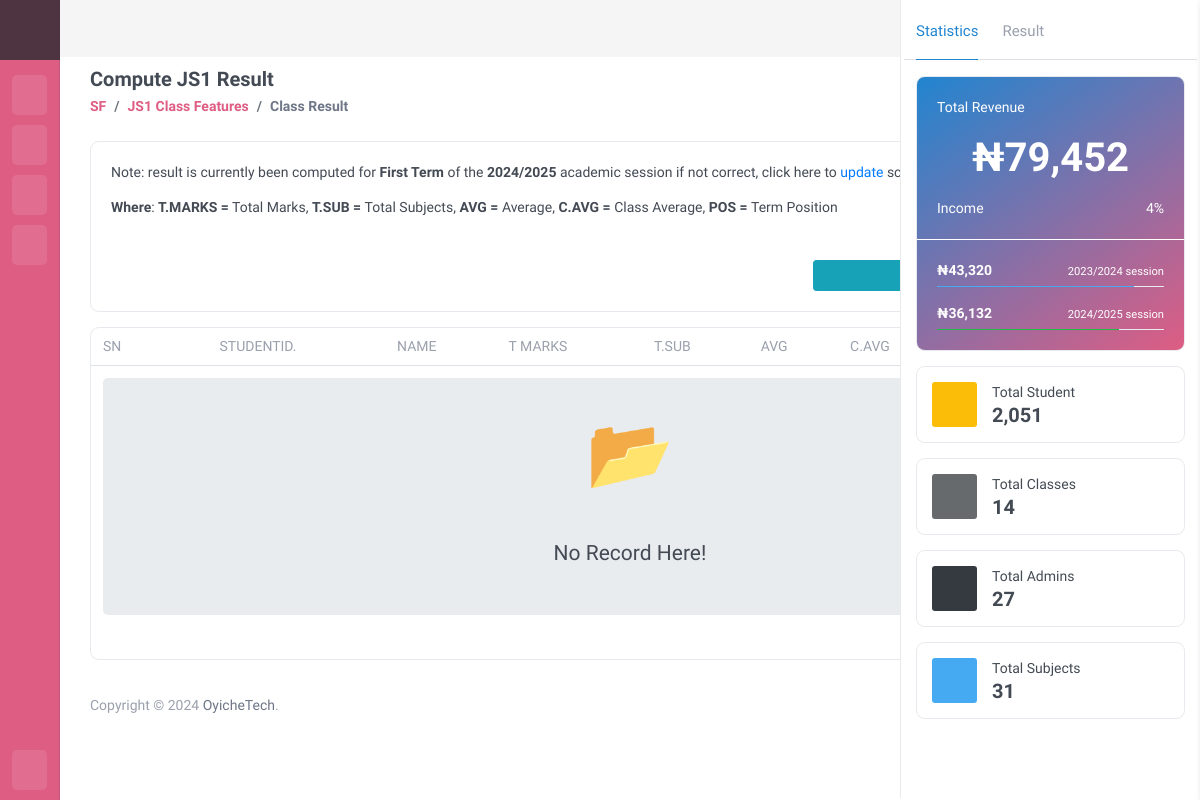
The page /sch/compute_results/3 (signed in) on the database its author committed.
### oyiche_schMGT/models.py (models this page shows, shortened)
class SchoolClasses(models.Model):
    class_name = models.CharField(max_length=20)
    school_info = models.ForeignKey(
        to=SchoolInformation, on_delete=models.CASCADE, related_name="school_class")
    date_created = models.DateTimeField(auto_now_add=True)
    class Meta:
        db_table = 'School Classes'
        verbose_name_plural = 'School Classes'
        constraints = [
            models.UniqueConstraint(
                fields=["school_info", "class_name"],
                name="unique_class_per_school",
            )
        ]

class SchoolInformation(models.Model):
    sch_id = models.UUIDField(
        default=uuid.uuid4, primary_key=True, unique=True, editable=False)
    principal_id = models.ForeignKey(
        to=settings.AUTH_USER_MODEL, on_delete=models.CASCADE)
    school_name = models.CharField(max_length=500, db_index=True)
    school_username = models.CharField(
        max_length=20, db_index=True, unique=True)
    school_email = models.CharField(
        max_length=100, db_index=True, unique=True, verbose_name="email address", blank=True, null=True)
    school_logo = models.ImageField(
        null=True, blank=True, upload_to="uploads/logos/")
    school_address = models.CharField(max_length=200, db_index=True)
    school_category = models.ForeignKey(
        to="SchoolCategory", on_delete=models.CASCADE)
    school_type = models.ForeignKey(
        to="SchoolType", on_delete=models.CASCADE)
    date_created = models.DateField(auto_now_add=True)
    class Meta:
        db_table = 'School Information'
        verbose_name_plural = 'School Information'

class AcademicTerm(models.Model):
    term = models.CharField(max_length=20, unique=True)
    term_description = models.CharField(max_length=100, blank=True, null=True)
    school_info = models.ForeignKey(
        to='SchoolInformation', on_delete=models.CASCADE, related_name="school_academic_term", blank=True, null=True)
    is_current = models.BooleanField(default=False)
    def __str__(self):
        return self.term
    class Meta:
        db_table = 'Academic Term'
        verbose_name_plural = 'Academic Term'

class AcademicSession(models.Model):
    session = models.CharField(max_length=20, unique=True)
    session_description = models.CharField(
        max_length=100, blank=True, null=True)
    school_info = models.ForeignKey(
        to='SchoolInformation', on_delete=models.CASCADE, related_name="school_academic_session", blank=True, null=True)
    is_current = models.BooleanField(default=False)
    def __str__(self):
        return self.session
    class Meta:
        db_table = 'Academic Session'
        verbose_name_plural = 'Academic Session'

### oyiche_auth/models.py (models this page shows, shortened)
class User(AbstractBaseUser, PermissionsMixin):
    user_id = models.UUIDField(
        default=uuid.uuid4, primary_key=True, unique=True, editable=False)
    username = models.CharField(
        max_length=20, db_index=True, unique=True, blank=True)
    userType = models.ForeignKey(
        to="UserType", on_delete=models.CASCADE, blank=True, null=True)
    phone = models.CharField(max_length=11, db_index=True,
                             unique=True, blank=True, null=True)
    pic = models.ImageField(default='img/user.png',
                            null=True, blank=True, upload_to='uploads/profile/')
    email = models.CharField(max_length=100, db_index=True, unique=True,
                             verbose_name='email address', blank=True, null=True)
    date_joined = models.DateTimeField(
        verbose_name='date_joined', auto_now_add=True)
    last_login = models.DateTimeField(
        verbose_name='last_login', auto_now=True, null=True)
    is_active = models.BooleanField(default=True)
    is_staff = models.BooleanField(default=False)
    is_superuser = models.BooleanField(default=False)
    USERNAME_FIELD = 'username'
    REQUIRED_FIELDS = []
    objects = UserManager()
    def get_school_name(self):
        try:
            if str(self.userType) == 'school':
                school = SchoolInformation.objects.get(principal_id=self.user_id)
                return school.school_username
            elif str(self.userType) == 'student':
                student = StudentInformation.objects.get(user_id=self.user_id)
                return student.school.school_username
            elif str(self.userType) == 'admin':
                return 'Oyiche'
            return None
        except SchoolInformation.DoesNotExist:
            raise Http404("School Information not Found! contact Host.")
        except StudentInformation.DoesNotExist:
            raise Http404("School Information not Found! contact School.")
        except Exception as e:
            return redirect('auth:login')  # Redirect to login page in case of unexpected errors
    class Meta:
        db_table = 'Users'
        verbose_name_plural = 'Users'

class UserType(models.Model):
    user_title = models.CharField(max_length=20, unique=True)
    user_description = models.CharField(max_length=100, blank=True, null=True)
    def __str__(self):
        return self.user_title
    class Meta:
        db_table = 'UserType'
        verbose_name_plural = 'UserType'

### oyiche_schMGT/views.py (the view, shortened to what this page needs)
# urls.py: path("compute_results/<str:class_id>", ComputeResultView.as_view(), name="compute_results"),
class ComputeResultView(LoginRequiredMixin, ListView):
    template_name = "backend/results/compute_result.html"
    model = StudentPerformance
    def get_queryset(self):
        school = get_school(self.request)
        class_id = self.kwargs.get('class_id')
        if school and class_id:
            subjects = SchoolClassSubjects.objects.filter(
                school_info=school,
                school_class=class_id
            ).values_list('school_subject__subject_name', 'id',)
            queryset = (
                StudentPerformance.objects.filter(
                    school_info=school,
                    current_enrollment__student_class=class_id,
                    current_enrollment__academic_session__is_current=True,
                    current_enrollment__academic_term__is_current=True,
                )
                .select_related('student', 'current_enrollment')
                .prefetch_related(
                    Prefetch(
                        'student__student_scores',
                        queryset=StudentScores.objects.filter(
                            school_info=school,
                            term__is_current=True,
                            session__is_current=True,
                        )
                    )
                )
                .order_by('-student_average')
            )
            return queryset, subjects
        return StudentPerformance.objects.none(), []
    def get_context_data(self, **kwargs):
        class_id = self.kwargs.get('class_id', '')
        context = super().get_context_data(**kwargs)
        queryset, subjects = self.get_queryset()
        context['queryset'] = queryset
        context['subjects'] = subjects
        context["class_name"] = SchoolClasses.objects.get(pk=class_id)
        context['academic_session'] = AcademicSession.objects.filter(is_current=True).first()
        context['academic_term'] = AcademicTerm.objects.filter(is_current=True).first()
        return context

### oyiche_schMGT/views.py (called while the page is built)
def get_school(request):
    school = None
    try:
        school = SchoolAdminInformation.objects.get(user=request.user)
        return school
    except SchoolAdminInformation.DoesNotExist:
        try:
            school = SchoolInformation.objects.get(
                principal_id=request.user)
        except SchoolInformation.DoesNotExist:
            messages.error(
                request, "Profile doesn't exist!!, therefore files list can't be displayed")
            return None
    finally:
        return school

### Templates/backend/results/compute_result.html (shortened to what this page needs)
{% extends 'base.html' %}
{% load static %}
{% load crispy_forms_tags %}
{% load my_tags %}
{% block head %} {% include 'partials/backend/head.html' %} {% endblock head %}
{% block body %}
<div id="main_content">
    {% include 'partials/backend/sidebar-mini.html' %}
    {% include 'partials/backend/quick-menu.html' %}
    <div class="page">
        {% include 'partials/backend/nav.html' %}
        <div class="section-body">
            <div class="container-fluid">
                <div class="d-flex justify-content-between align-items-center ">
                    <div class="header-action">
                        <h1 class="page-title">Compute {{class_name.class_name|upper}} Result</h1>
                        <ol class="breadcrumb page-breadcrumb">
                            {% include 'partials/backend/breadcrumb.html' %}
                            <li class="breadcrumb-item" aria-current="page"><a href="{% url 'sch:school_options' class_name.pk %}">{{class_name.class_name|upper}} Class Features</a></li>
                            <li class="breadcrumb-item active" aria-current="page">Class Result</li>
                        </ol>
                    </div>
                    <ul class="nav nav-tabs page-header-tab">
                        <li class="nav-item"><a class="nav-link active" data-toggle="tab" href="#manage-all">Result Computation </a></li>
                    </ul>
                </div>
            </div>
        </div>
        <div class="section-body mt-4">
            <div class="container-fluid">
                <div class="tab-content">
                    <div class="tab-pane active" id="manage-all">
                        <div class="card">
                            <div class="card-body">
                                <p>Note: result is currently been computed for <b>{{ academic_term }}</b> of the <b>{{ academic_session }}</b>  academic session if not correct, click here to <a href="">update </a>school details</p>
                                <p><strong>Where</strong>: <b>T.MARKS =</b> Total Marks, <b>T.SUB = </b> Total Subjects,  <b>AVG = </b> Average,  <b>C.AVG = </b> Class Average,  <b>POS = </b> Term Position</p>
                              <form action="" method="post">
                                <div class="row justify-content-end">
                                    <div class="col-lg-4 col-md-4 col-sm-4 mt-4 pt-1">
                                        {% if queryset %}
                                        <button type="button" class="btn btn-sm btn-info btn-block" data-toggle="modal" data-target="#reComputeResult" compute="re-compute"><i class="fa fa-refresh text-white"></i> Re-Compute Result</button>
                                        {% else %}
                                        <button type="button" class="btn btn-sm btn-info btn-block" data-toggle="modal" data-target="#computeResult"> Compute Result</button>
                                        {% endif %}
                                    </div>
                                </div>
                              </form>
                            </div>
                        </div>
                        <div class="table-responsive card">
                            <table class="table table-hover table-vcenter table-striped mb-0 text-nowrap">
                                <thead>
                                    <tr>
                                      <th>SN</th>
                                      <th></th>
                                      <th>StudentID.</th>
                                      <th>Name</th>
                                      <th>T Marks</th>
                                      <th>T.Sub</th>
                                      <th>AVG</th>
                                      <th>C.AVG</th>
                                      <th>POS</th>
                                      <th>Action</th>
                                    </tr>
                                </thead>
                                <tbody>
                                    {% if queryset %}
                                        {% for object in queryset %}
                                            <tr>
                                                <td>{{forloop.counter }}</td>
                                                <td class="w60">
                                                    <img class="avatar" src="{{ object.student.user.pic.url }}" alt="">
                                                </td>
                                                <td>{{ object.student.user.username }}</td>
                                                <td><p title="{{ object.student.student_name|truncatechars:15 }}">{{ object.student.student_name|truncatechars:15 }}</p></td>
                                                {% for subject_name, subject_id in subjects %}
                                                    <td>
                                                        {% with object.student.student_scores.all|get_score_for_subject:subject_id as score %}
                                                            {% if score %}
                                                                {{ score.total_score }}
                                                            {% else %}
                                                                N/A
                                                            {% endif %}
                                                        {% endwith %}
                                                    </td>
                                                {% endfor %}
                                                <td>{{ object.total_marks_obtained }}</td>
                                                <td>{{ object.total_subject }}</td>
                                                <td>{{ object.student_average }}</td>
                                                <td>{{ object.class_average }}</td>
                                                <td>{{ object.term_position }}</td>
                                                <td>
                                                    <a href="" class="btn btn-sm btn-primary" title="Edit"><i class="fa fa-eye text-white"></i> View</a>
                                                </td>
                                            </tr>
                                        {% endfor %}
                                    {% else %}
                                    {% include 'partials/backend/empty_list.html' %}
                                    {% endif %}
                                </tbody>
                            </table>
                        </div>
                    </div>
                </div>
            </div>
        </div>
        {% include 'partials/backend/footer.html' %}
    </div>
</div>
{% include 'partials/backend/script.html' %}
{% endblock body %}

### Templates/partials/backend/breadcrumb.html
{% load static %}
<li class="breadcrumb-item"><a href="{% url 'auth:dashboard' %}">{{request.user.get_school_name}}</a></li>

### rows shown on the page
SchoolClasses: class_name "JS1"
User: user.get_school_name "SF"
AcademicTerm: term "First Term"
AcademicSession: session "2024/2025"
